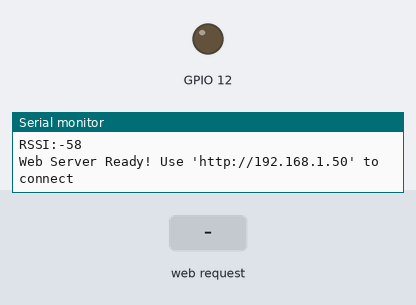
Bench run of a sketch on a simulated ESP32. Parts: output pins drawn as LEDs (lit = HIGH), the last lines printed to the serial monitor. The inputs (shaded band) are chosen by the test bench. WiFi joins after 1.5 s; servers stay silent unless stated; storage starts empty; the camera gives no picture.

Above: at 3.0 s.
3.1 s: HTTP request GET /write?state=ON received
At 4.3 s:
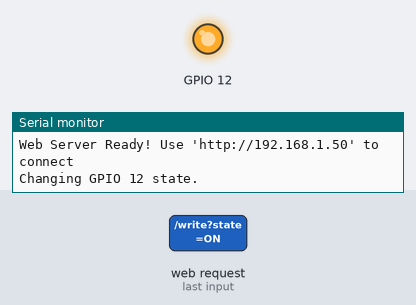
4.6 s: HTTP request GET /write?state=OFF received
At 5.6 s:
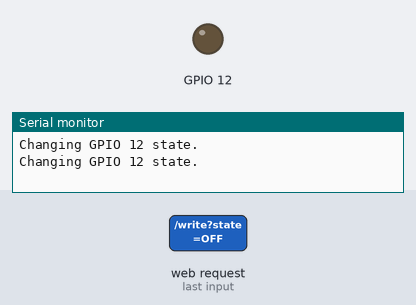
Timing chart, 0 to 7.6 s (numbered marks = the images above; inputs shaded):
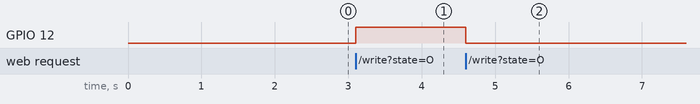

Measured:
- after the input at 3.1 s, GPIO 12: LOW → HIGH at once
- after the input at 4.6 s, GPIO 12: HIGH → LOW at once

The sketch:

ESP32-CAM_SD_Cam_WebServer_Demo.ino
```cpp
#include <WiFi.h>
#include <WebServer.h>
#include <WiFiClient.h>
#include <HTTPClient.h>
#include <WiFiMulti.h>
#include "esp_camera.h"
#include "esp_timer.h"

// used by SDcard
#include <SD.h>
#include "FS.h"
#include "SPI.h"

// Include JSON stuff
#include <ArduinoJson.h>

WiFiMulti wifiMulti;
const char* ssid = "your network";
const char* password = "your password";

const int SERVER_PORT = 80;

String opt_deviceName = "DeviceName"; // just used so there is an option to save/load
const int chipSelect = 13;
static bool hasSD = false;

#define DEBUG 1

hw_timer_t *timer = NULL;

WebServer server(SERVER_PORT);
String headerHTML = "";
String footerHTML = "";

static const size_t bufferSize = 2048;

// Camera Stuff
#define PWDN_GPIO_NUM     32
#define RESET_GPIO_NUM    -1
#define XCLK_GPIO_NUM      0
#define SIOD_GPIO_NUM     26
#define SIOC_GPIO_NUM     27

#define Y9_GPIO_NUM       35
#define Y8_GPIO_NUM       34
#define Y7_GPIO_NUM       39
#define Y6_GPIO_NUM       36
#define Y5_GPIO_NUM       21
#define Y4_GPIO_NUM       19
#define Y3_GPIO_NUM       18
#define Y2_GPIO_NUM        5
#define VSYNC_GPIO_NUM    25
#define HREF_GPIO_NUM     23
#define PCLK_GPIO_NUM     22
// End Camera Stuff


void setup() {

  pinMode(16, INPUT_PULLUP);
  pinMode(12, OUTPUT);

  headerHTML = html_header();
  footerHTML = "</body></html>";

  Serial.begin(115200);
  Serial.setDebugOutput(true);
  Serial.println();

  SPI.begin(14, 2, 15, 13); //used by SDcard

  if (!SD.begin(chipSelect)) {
    Serial.println("SD initializing failed!");
  } else
  {
    hasSD = true;
    Serial.println("SD initialized!");
  }

//    uint8_t cardType = SD.cardType();
//    if (cardType == CARD_NONE) {
//      Serial.println("No SD card attached");
//      hasSD = false;
//    }
//    Serial.print("SD Card Type: ");
//    if (cardType == CARD_MMC) {
//      Serial.println("MMC");
//    } else if (cardType == CARD_SD) {
//      Serial.println("SDSC");
//    } else if (cardType == CARD_SDHC) {
//      Serial.println("SDHC");
//    } else {
//      Serial.println("UNKNOWN");
//    }


  loadConfig();


  wifiMulti.addAP(ssid, password);

  while (wifiMulti.run() != WL_CONNECTED) { // Wait for the Wi-Fi to connect: scan for Wi-Fi networks, and connect to the strongest of the networks above
    delay(250);
    Serial.print('.');
  }

  Serial.println("");
  Serial.print("WiFi Connected to ");
  Serial.println(ssid);
  Serial.print("IP address: ");
  Serial.println(WiFi.localIP());
  long rssi = WiFi.RSSI();
  Serial.print("RSSI:");
  Serial.println(rssi);

  server.on("/", HTTP_GET, handle_root);
  server.on("/write", HTTP_GET, handle_write);
  server.on("/read", HTTP_GET, handle_read);
  server.on("/capture", HTTP_GET, handle_capture);
  server.onNotFound(handle_NotFound);
  server.begin();

  Serial.print("Web Server Ready! Use 'http://");
  Serial.print(WiFi.localIP());
  Serial.println("' to connect");

// Camera Stuff
  camera_config_t config;
  config.ledc_channel = LEDC_CHANNEL_0;
  config.ledc_timer = LEDC_TIMER_0;
  config.pin_d0 = Y2_GPIO_NUM;
  config.pin_d1 = Y3_GPIO_NUM;
  config.pin_d2 = Y4_GPIO_NUM;
  config.pin_d3 = Y5_GPIO_NUM;
  config.pin_d4 = Y6_GPIO_NUM;
  config.pin_d5 = Y7_GPIO_NUM;
  config.pin_d6 = Y8_GPIO_NUM;
  config.pin_d7 = Y9_GPIO_NUM;
  config.pin_xclk = XCLK_GPIO_NUM;
  config.pin_pclk = PCLK_GPIO_NUM;
  config.pin_vsync = VSYNC_GPIO_NUM;
  config.pin_href = HREF_GPIO_NUM;
  config.pin_sscb_sda = SIOD_GPIO_NUM;
  config.pin_sscb_scl = SIOC_GPIO_NUM;
  config.pin_pwdn = PWDN_GPIO_NUM;
  config.pin_reset = RESET_GPIO_NUM;
  config.xclk_freq_hz = 20000000;
  config.pixel_format = PIXFORMAT_JPEG;
  config.frame_size = FRAMESIZE_VGA;
  config.jpeg_quality = 12;
  config.fb_count = 1;

  // camera init
  esp_err_t err = esp_camera_init(&config);
  if (err != ESP_OK) {
    Serial.printf("Camera init failed with error 0x%x", err);
    return;
  }
// End Camera Stuff

}

void loop() {
  server.handleClient();
}


void handle_root(){
    server.send(200, "text/html", headerHTML+"I wanna hang a map of the world in my house. Then I'm gonna put pins into all the locations that I've traveled to. But first, I'm gonna have to travel to the top two corners of the map so it won't fall down.<br><br>-Mitch Hedberg"+footerHTML);
}

void handle_NotFound() {
    server.send(200, "text/html", "notFound");
}

void handle_read() {
  Serial.println("Reading GPIO 16 state.");
  String myState = getState(16);
  String reply = "GPIO: 16 = "+ myState;
  server.send(200, "text/html", reply);
}
void handle_write(){

  Serial.println("Changing GPIO 12 state.");
  String mystate = server.arg("state");

  String reply = "Bad argument";
  if(mystate == "ON")
  {
    digitalWrite(12, HIGH);
    reply = "OK";

  } else if(mystate == "OFF")
  {
    digitalWrite(12, LOW);
    reply = "OK";
  }

  server.send(200, "text/html", reply);

}


String getState(int gpio)
{
    int inputState = digitalRead(gpio);
    String state = "";

    if(inputState == 0)
    {
      state = "0";
    } else
    {
      state = "1";
    }

  return state;

}

esp_err_t handle_capture(){
  if(DEBUG == 1) {Serial.println("grabbing image");}

    WiFiClient client = server.client();
    camera_fb_t *fb = NULL;
    esp_err_t res = ESP_OK;
    int64_t fr_start = esp_timer_get_time();
    fb = esp_camera_fb_get();
    int64_t fr_end = esp_timer_get_time();

    if (!fb) {
        if(DEBUG == 1) {Serial.println("Camera capture failed");}
        String response = "HTTP/1.1 500 OK\r\n";
        server.sendContent(response);
        return ESP_FAIL;
    }

    if(DEBUG == 1) {Serial.printf("Image Captured: %uB %ums\n", (uint32_t)(fb->len), (uint32_t)((fr_end - fr_start)/1000));}

    size_t fb_len = 0;
    fb_len = fb->len;
//    Serial.println("fb_len="+(String)fb_len);
    char buf[fb_len+1];

  static uint8_t buffer[bufferSize] = {0xFF};
  size_t len = fb_len;
  if (!client.connected()) {return ESP_ERR_INVALID_STATE;}

  String response = "HTTP/1.1 200 OK\r\n";
  response += "Content-Type: image/jpeg\r\n";
  response += "Content-Length: " + String(len) + "\r\n\r\n";
  server.sendContent(response);
    size_t copied = 0;
  while (len) {
    size_t will_copy = (len < bufferSize) ? len : bufferSize;
    memcpy(buffer, (fb->buf+copied), will_copy);
    if (!client.connected()) {
      return ESP_ERR_INVALID_STATE;
    }
    client.write(&buffer[0], will_copy);
    copied+=will_copy;
    len -= will_copy;
  }
    client.stop();
  if(DEBUG == 1) {Serial.println("Image sent. "+String(copied)+" copied.");}

// uncomment following line to save image to SD card
  //save_image_to_SD(fb);
  esp_camera_fb_return(fb);
  return ESP_OK;
}


bool save_image_to_SD(camera_fb_t* fb)
{
  if(!hasSD) {return 0;}

  File imageFile;
  imageFile = SD.open("/capture.jpg", FILE_WRITE);
  imageFile.write(fb->buf, fb->len);
  imageFile.close();

  return 1;
}

String html_header()
{
  String header = "<!DOCTYPE html><html><head><meta http-equiv=\"Content-Type\" content=\"text/html; charset=utf-8\"><meta name=\"viewport\" content=\"width=device-width, maximum-scale=1, initial-scale=1\"><title>Hello!</title>";
  header += "</head>";
  return header;
}


bool loadConfig()
{
  if(!hasSD) return 0;
  Serial.println("Loading configuration.");

  if (SD.exists("/config.txt")) {
    Serial.println("Config file found.");
    char buff[1024];
    File configFile = SD.open("/config.txt", FILE_READ);
    int i =0;
    while(configFile.available())
    {
      buff[i]=configFile.read();
      i++;
    }
    buff[i] = 0;
    String str(buff);
    Serial.println(buff);

    StaticJsonDocument<1024> doc;
    DeserializationError error = deserializeJson(doc, buff);

    if (error) {
      Serial.print(F("deserializeJson() failed: "));
      Serial.println(error.c_str());
    }

//    opt_deviceName = jObject["deviceName"].asString();
    opt_deviceName = doc["deviceName"].as<String>();
    Serial.println("deviceName is: "+opt_deviceName);
    return(1);
  } else
  {
    Serial.println("Making new config file!");
    saveConfig();
    return(0);
  }

}

void saveConfig()
{
  if(!hasSD) return;
  String json = "{";
  json += "\"deviceName\":\""+opt_deviceName+"\"";
  json += "}";

  Serial.println(json);

  SD.remove("/config.txt");
  File configFile = SD.open("/config.txt", FILE_WRITE);
  configFile.seek(0);
  configFile.println(json);
  configFile.close();
  Serial.println("Configuration saved.");

  }
```
